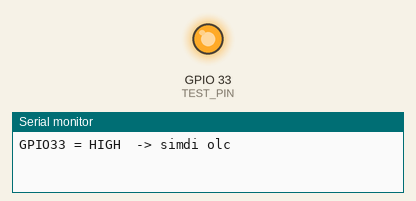
Recording of a sketch running on a simulated ESP32. Parts: output pins drawn as LEDs (lit = HIGH), the last lines printed to the serial monitor.

Above: at 2.5 s.
At 7.5 s:
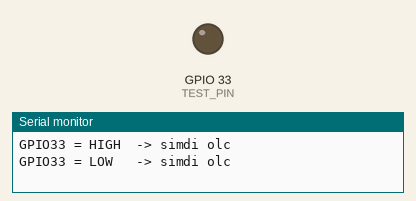
Timing chart, 0 to 13.0 s (numbered marks = the images above):
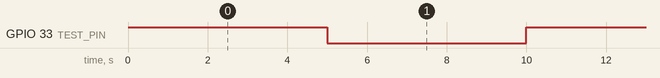

The sketch:

Foy0_Pin33.ino
```cpp
// FOY 0 - Etkinlik 3: HIGH kac volttur?
const int TEST_PIN = 33;   // Sinif pin planinda buzzer pini

void setup() {
  Serial.begin(115200);
  pinMode(TEST_PIN, OUTPUT);
}

void loop() {
  digitalWrite(TEST_PIN, HIGH);
  Serial.println("GPIO33 = HIGH  -> simdi olc");
  delay(5000);

  digitalWrite(TEST_PIN, LOW);
  Serial.println("GPIO33 = LOW   -> simdi olc");
  delay(5000);
}
```

Measured:
- by itself, GPIO 33 (TEST_PIN): alternates HIGH for 5.0 s and LOW for 5.0 s
